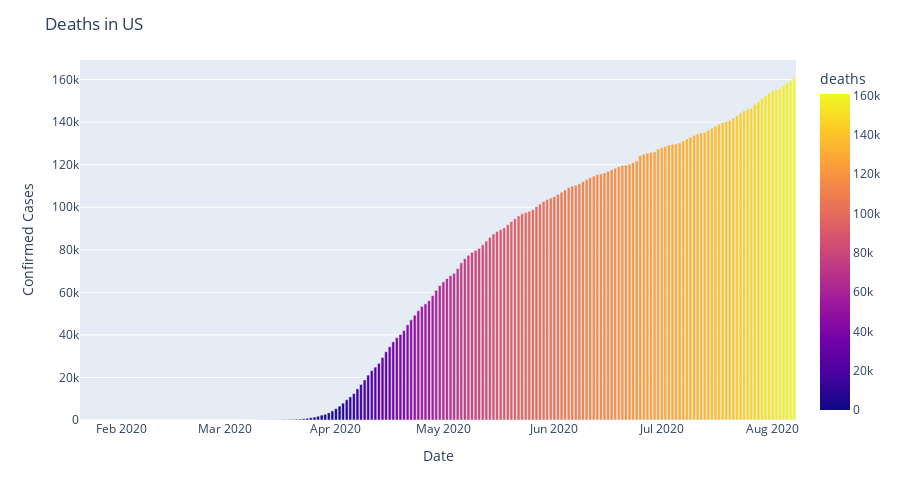

The notebook cell saved with this chart:
### Code cell
fig = px.bar(us_agg_df, x='date', y='deaths', color='deaths', height=500)

fig.update_layout(title='Deaths in US',
                 xaxis_title="Date",
                 yaxis_title="Confirmed Cases")

### Figure 1 — Plotly figure (JSON) as saved in the notebook; plotly's stock layout.template omitted (floating-point values rounded to 4 significant figures; data arrays with more than 128 entries replaced by an {"elided": "..."} marker saying what was removed)
{"data": [{"alignmentgroup": "True", "hovertemplate": "date=%{x}<br>deaths=%{marker.color}<extra></extra>", "legendgroup": "", "marker": {"color": {"elided": "200 int values"}, "coloraxis": "coloraxis"}, "name": "", "offsetgroup": "", "orientation": "v", "showlegend": false, "textposition": "auto", "type": "bar", "x": {"elided": "200 str values"}, "xaxis": "x", "y": {"elided": "200 int values"}, "yaxis": "y"}], "layout": {"barmode": "relative", "coloraxis": {"colorbar": {"title": {"text": "deaths"}}, "colorscale": [[0, "#0d0887"], [0.1111, "#46039f"], [0.2222, "#7201a8"], [0.3333, "#9c179e"], [0.4444, "#bd3786"], [0.5556, "#d8576b"], [0.6667, "#ed7953"], [0.7778, "#fb9f3a"], [0.8889, "#fdca26"], [1, "#f0f921"]]}, "height": 500, "legend": {"tracegroupgap": 0}, "margin": {"t": 60}, "title": {"text": "Deaths in US"}, "xaxis": {"anchor": "y", "domain": [0, 1], "title": {"text": "Date"}}, "yaxis": {"anchor": "x", "domain": [0, 1], "title": {"text": "Confirmed Cases"}}}}
